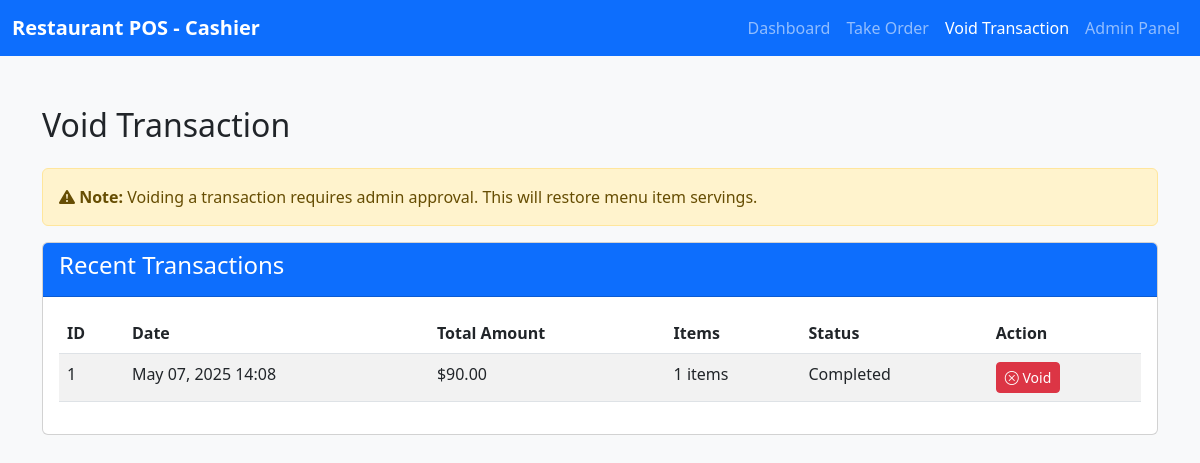
Screenshot of /cashier/void-transaction.php with the database file from the repository.
### tables this page shows
CREATE TABLE `transactions` (
  `id` int(11) NOT NULL,
  `transaction_date` datetime DEFAULT current_timestamp(),
  `total_amount` decimal(10,2) NOT NULL,
  `amount_paid` decimal(10,2) NOT NULL,
  `change_amount` decimal(10,2) NOT NULL,
  `status` varchar(20) DEFAULT 'completed'
);

### cashier/void-transaction.php (the view, shortened to what this page needs)
<!DOCTYPE html>
<html lang="en">
<head>
  <link rel="stylesheet" href="https://cdn.jsdelivr.net/npm/bootstrap@5.3.0/dist/css/bootstrap.min.css">
  <link rel="stylesheet" href="https://cdn.jsdelivr.net/npm/bootstrap-icons@1.11.1/font/bootstrap-icons.css">
</head>
<body>
  <nav class="navbar navbar-expand-lg navbar-dark bg-primary">
    <div class="container-fluid">
      <a class="navbar-brand" href="index.php">Restaurant POS - Cashier</a>
      <div class="collapse navbar-collapse" id="cashierNavbar">
        <ul class="navbar-nav ms-auto">
          <li class="nav-item">
            <a class="nav-link" href="index.php">Dashboard</a>
          </li>
          <li class="nav-item">
            <a class="nav-link" href="take-customer-order.php">Take Order</a>
          </li>
          <li class="nav-item">
            <a class="nav-link active" href="void-transaction.php">Void Transaction</a>
          </li>
          <li class="nav-item">
            <a class="nav-link" href="../admin/index.php">Admin Panel</a>
          </li>
        </ul>
      </div>
    </div>
  </nav>
  <div class="container">
    <h2 class="mb-4">Void Transaction</h2>
    <div class="row">
      <div class="col-md-12">
        <div class="alert alert-warning">
          <i class="bi bi-exclamation-triangle-fill"></i>
          <strong>Note:</strong> Voiding a transaction requires admin approval. This will restore menu item servings.
        </div>
      </div>
    </div>
    <?php
    include '../admin/connection.php';
    $sql = "SELECT t.*, COUNT(ti.id) as item_count
            FROM transactions t
            LEFT JOIN transaction_items ti ON t.id = ti.transaction_id
            WHERE t.status = 'completed'
            GROUP BY t.id
            ORDER BY t.transaction_date DESC
            LIMIT 20";
    $result = mysqli_query($conn, $sql);
    ?>
    <div class="card">
      <div class="card-header bg-primary text-white">
        <h4>Recent Transactions</h4>
      </div>
      <div class="card-body">
        <?php if (mysqli_num_rows($result) > 0): ?>
          <div class="table-responsive">
            <table class="table table-striped">
              <thead>
                <tr>
                  <th>ID</th>
                  <th>Date</th>
                  <th>Total Amount</th>
                  <th>Items</th>
                  <th>Status</th>
                  <th>Action</th>
                </tr>
              </thead>
              <tbody>
                <?php while ($transaction = mysqli_fetch_assoc($result)): ?>
                  <tr>
                    <td><?php echo $transaction['id']; ?></td>
                    <td><?php echo date('M d, Y H:i', strtotime($transaction['transaction_date'])); ?></td>
                    <td>$<?php echo number_format($transaction['total_amount'], 2); ?></td>
                    <td><?php echo $transaction['item_count']; ?> items</td>
                    <td><?php echo ucfirst($transaction['status']); ?></td>
                    <td>
                      <button type="button" class="btn btn-sm btn-danger"
                              data-bs-toggle="modal"
                              data-bs-target="#voidModal"
                              data-id="<?php echo $transaction['id']; ?>"
                              data-date="<?php echo date('M d, Y H:i', strtotime($transaction['transaction_date'])); ?>"
                              data-amount="$<?php echo number_format($transaction['total_amount'], 2); ?>">
                        <i class="bi bi-x-circle"></i> Void
                      </button>
                    </td>
                  </tr>
                <?php endwhile; ?>
              </tbody>
            </table>
          </div>
        <?php else: ?>
          <div class="alert alert-info">No completed transactions found.</div>
        <?php endif; ?>
      </div>
    </div>
  </div>
</body>
</html>

### cashier/void-transaction.php (style rules this page uses)
body { background-color: #f8f9fa; }
.nav-link { font-weight: 500; }
.navbar-brand { font-weight: bold; }
.container { margin-top: 50px; }

### rows the page displays
transactions: id "1", transaction_date "May 07, 2025 14:08", total_amount "90.00", item_count "1", status "Completed"
